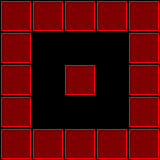

This is a level from a 2D game, rendered from its Tiled map with the project's own tilesets. A one-line summary and the map file follow, with tile-layer data summarised:
An orthogonal 5x5 tile map with 32x32 px tiles, 5 tile layers (base, fringe, object, overhang, ...).

<map version="1.0" orientation="orthogonal" width="5" height="5" tilewidth="32" tileheight="32">
 <tileset firstgid="1" name="collision" tilewidth="32" tileheight="32">
  <image source="collision.png" width="64" height="32" />
 </tileset>
 <layer name="base" width="5" height="5">
  <data>[25 cells, 0 non-empty, 0 distinct tile ids]</data>
 </layer>
 <layer name="fringe" width="5" height="5">
  <data>[25 cells, 0 non-empty, 0 distinct tile ids]</data>
 </layer>
 <layer name="object" width="5" height="5">
  <data>[25 cells, 0 non-empty, 0 distinct tile ids]</data>
 </layer>
 <layer name="overhang" width="5" height="5">
  <data>[25 cells, 0 non-empty, 0 distinct tile ids]</data>
 </layer>
 <layer name="Collision" width="5" height="5">
  <data>[25 cells, 17 non-empty, 1 distinct tile ids]</data>
 </layer>
</map>